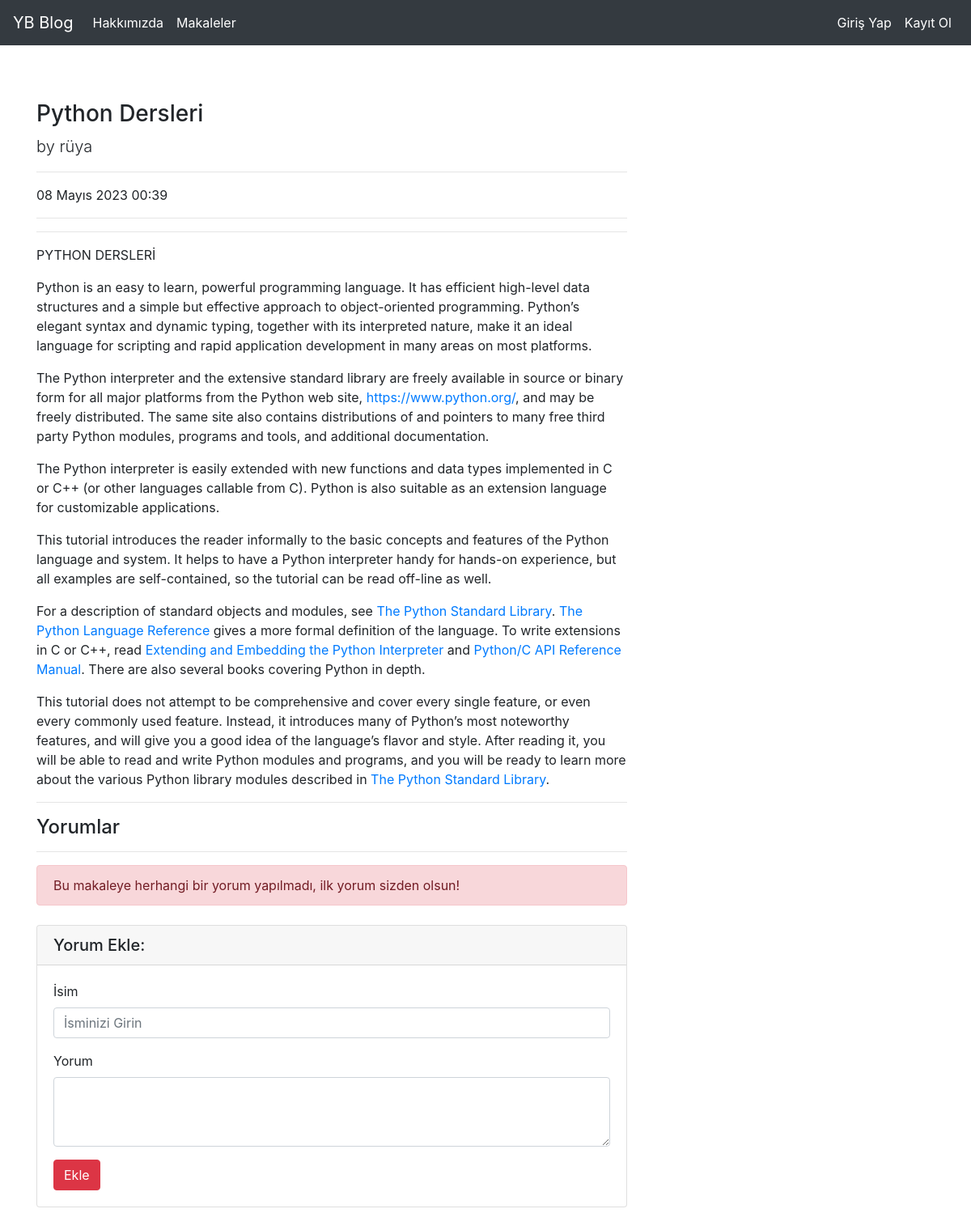
Screenshot of /articles/article/12/ with the database file from the repository.
### article/models.py (models this page shows, shortened)
class Article(models.Model):
    author = models.ForeignKey("auth.User",on_delete=models.CASCADE,verbose_name="Yazar")
    title = models.CharField(max_length=50,verbose_name="Başlık")
    content = RichTextField()
    create_date = models.DateTimeField(auto_now_add=True,verbose_name="Oluşturulma Tarihi")
    article_image = models.FileField(blank=True,null=True,verbose_name="Makaleye Fotoğraf Ekleyin")
    class Meta:
        ordering = ["-create_date"]

### article/views.py (the view)
# urls.py: path("article/<int:id>/",views.detail,name="detail"),
def detail(request,id):
    article = get_object_or_404(Article,id = id)
    comments = article.comments.all()
    return render(request,"detail.html",{"article":article,"comments":comments})

### templates/detail.html (shortened to what this page needs)
{% extends "layout.html" %}
{% block body %}
<div class="row">
      <div class="col-lg-8">
        <h3 class="mt-4">{{article.title}}</h3>
        <p class="lead">
          by
          {{article.author.username}}
        </p>
        <hr>
        <p>{{article.create_date}}</p>
        <hr>
        <hr>
        <p class="lead">
        {{article.content|safe}}
        </p>
        <hr>
        <h4>Yorumlar</h4>
        <hr>
        {% if comments %}
        {% for comment in comments %}
          <div class="media mb-4">
            <img class="d-flex mr-3 rounded-circle" src="http://placehold.it/50x50" alt="">
            <div class="media-body">
              <h5 class="mt-0">{{comment.comment_author}}</h5>
              {{comment.comment_date}} <br>
              {{comment.comment_content}}
            </div>
          </div>
        {% endfor %}
        {% else %}
        <div class = "alert alert-danger">
          Bu makaleye herhangi bir yorum yapılmadı, ilk yorum sizden olsun!
        </div>
        {% endif %}
        <div class="card my-4">
          <h5 class="card-header">Yorum Ekle:</h5>
          <div class="card-body">
              <form method = "post" action = "{% url 'article:comment' article.id %}">
                <div class="form-group">
                  <label for="formGroupExampleInput">İsim</label>
                  <input name = "comment_author" type="text" class="form-control" id="formGroupExampleInput" placeholder="İsminizi Girin">
                </div>
                <div class="form-group">
                  <label for="formGroupExampleInput">Yorum</label>
                  <textarea name = "comment_content" class="form-control" rows="3"></textarea>
                </div>
                <button type="submit" class="btn btn-danger">Ekle</button>
              </form>
           </div>
       </div>
</div>
{% endblock body %}

### rows the page displays
Article: title "Python Dersleri", author.username "rüya", create_date "08 Mayıs 2023 00:39", content "PYTHON DERSLERİ Python is an easy to learn, powerful programming language. It has efficient high-level data structures and a simple but effective approach to object-oriented programming. Python’s elegant syntax and dynamic typing, together with its interpreted nature, make it an ideal language for scripting and rapid application development in many areas on most platforms. The Python interpreter and the extensive standard library are freely available in source or binary form for all major platforms from the Python web site, https://www.python.org/ , and may be freely distributed. The same site also contains distributions of and pointers to many free third party Python modules, programs and…"
